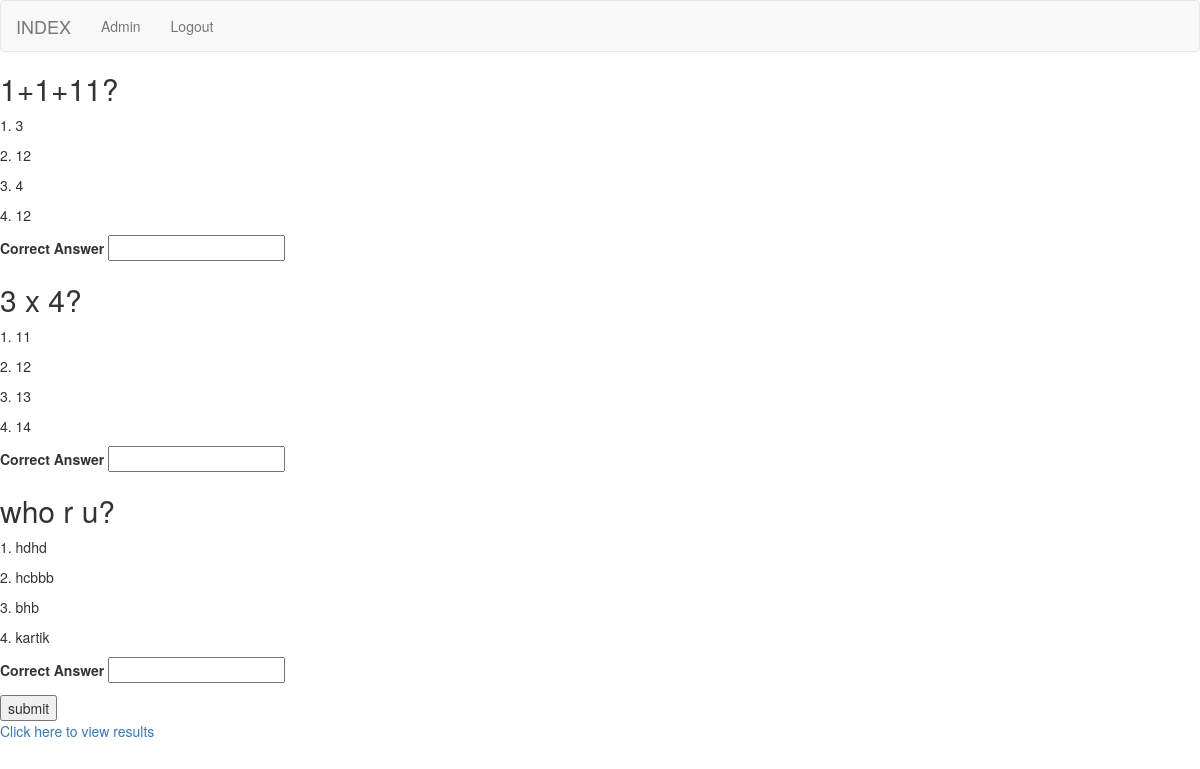
The app's page /account/student/1/1/ (signed in), older data.
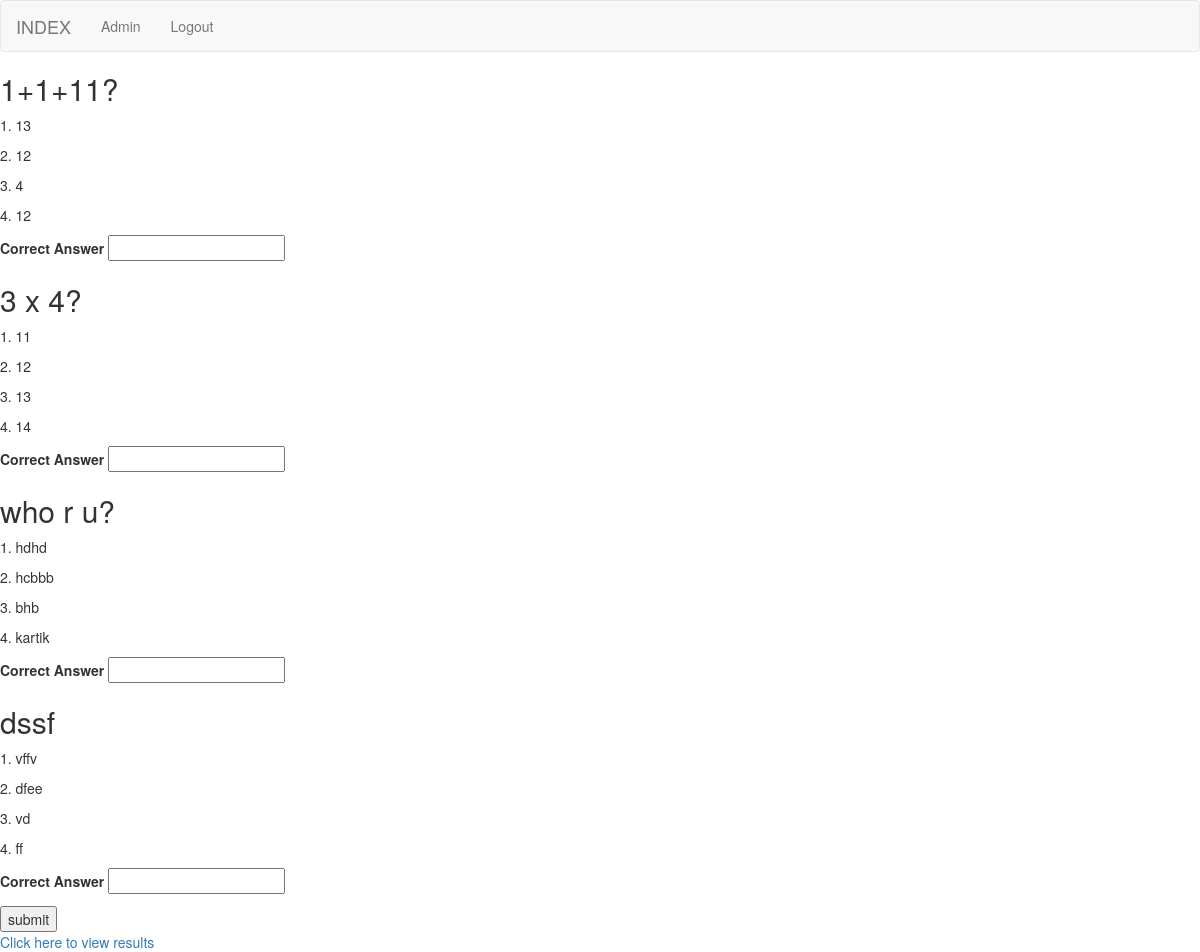
The same page, newer data.
### account/models.py (models this page shows, shortened)
class Question(models.Model):
	mcq_exam=models.ForeignKey(McqExam,on_delete=models.CASCADE,related_name='mcq_exam')
	question=models.CharField(max_length=300)
	option_1=models.CharField(max_length=300)
	option_2=models.CharField(max_length=300)
	option_3=models.CharField(max_length=300)
	option_4=models.CharField(max_length=300)
	correct_ans=models.CharField(max_length=1)

### account/decorators.py (the view)
    def wrap(request, *args, **kwargs):
        entry = request.user.is_student
        if entry :
            return function(request, *args, **kwargs)
        else:
            raise PermissionDenied

### templates/account/detail.html (shortened to what this page needs)
{% extends 'account/base.html' %}
{% block body_block %}
{% for x in questions %}
<h2>{{x.question}}</h2>
<p>1. {{x.option_1}}</p>
<p>2. {{x.option_2}}</p>
<p>3. {{x.option_3}}</p>
<p>4. {{x.option_4}}</p>
<form  method="post">
  <label for="ans">Correct Answer</label>
  <input type="text" name="ans{{x.id}}" value="" default="0">
{% endfor %}
<input type="submit" name="" value="submit">
</form>
<a href="{% url 'account:result'  student_pk chp_pk %}">Click here to view results</a>
{% endblock %}

### templates/account/base.html (shortened to what this page needs)
<!DOCTYPE html>
<html lang="en" dir="ltr">
  <head>
    <link rel="stylesheet" href="https://maxcdn.bootstrapcdn.com/bootstrap/3.4.1/css/bootstrap.min.css">
  </head>
  <body>
    <nav class='navbar navbar-default navbat-static-top'>
      <div class="cointainer">
        <ul class="nav navbar-nav">
          <li><a href="{% url 'index' %}" class="navbar-brand">INDEX</a></li>
          <li><a href="{% url 'admin:index' %}" class="navbar-link">Admin</a></li>
          {% if user.is_authenticated %}
          <li><a href="{% url 'logout' %}" class="navbar-link">Logout</a> </li>
          {% else %}
          <li><a href="{% url 'account:student_register' %}" class="navbar-link">Student Register</a></li>
          <li><a href="{% url 'account:teacher' %}" class="navbar-link">Teacher Register</a></li>
          <li><a href="{% url 'account:user_login' %}" class="navbar-link">Login</a></li>
          {% endif %}
        </ul>
      </div>
    </nav>
    <div class="cointainer">
      {% block body_block %}
      {% endblock %}
    </div>
  </body>
</html>

Row changes from the older to the newer data that the page shows:
changed Question (number 1 of 4 on the later page): option_1 "3" → "13"
added Question: question "dssf", option_1 "vffv", option_2 "dfee", option_3 "vd", option_4 "ff"
